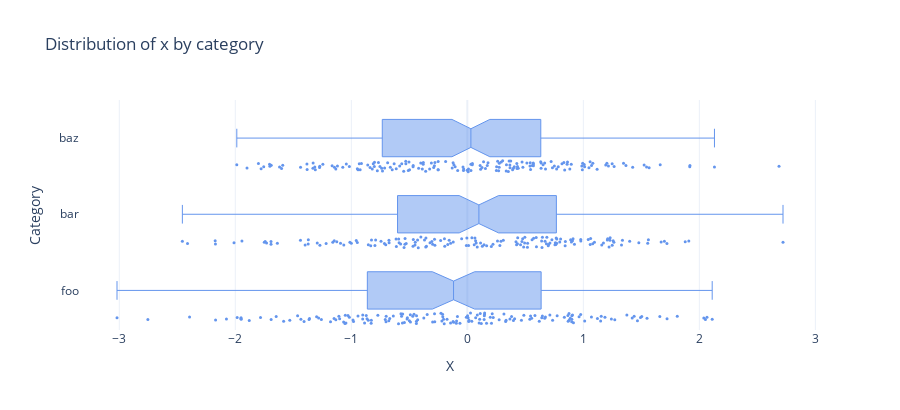

The notebook cell saved with this chart:
### Code cell
# Basic horizontal box plot

d_plot = d_plot
val_name = "x"
cat = "category"
cat_values = ["foo", "bar", "baz"]
if len(d_plot[d_plot[cat_name].isin(cat_values)]) > 2000:
    raise ValueError("Too many values to plot")

fig = go.Figure()
for i, category in enumerate(cat_values):
    fig.add_trace(
        go.Box(
            x=d_plot[d_plot[cat_name] == category][val_name],
            name=category,
            showlegend=True,
            boxpoints="all",
            line_width=1,
            marker=dict(color="cornflowerblue", size=3),
            notched=True,
        )
    )
fig.update_layout(
    template="plotly_white",
    width=900,
    height=50 + len(fig.data) * 120,
    title=f"Distribution of {val_name} by {cat_name}",
    showlegend=False,
)
fig.update_xaxes(title=val_name.capitalize(), range=None, dtick=None)
fig.update_yaxes(title=cat_name.capitalize())
fig.show()

### Figure 1 — Plotly figure (JSON) as saved in the notebook; plotly's stock layout.template omitted (floating-point values rounded to 4 significant figures; data arrays with more than 128 entries replaced by an {"elided": "..."} marker saying what was removed)
{"data": [{"boxpoints": "all", "line": {"width": 1}, "marker": {"color": "cornflowerblue", "size": 3}, "name": "foo", "notched": true, "showlegend": true, "type": "box", "x": {"elided": "167 float values"}}, {"boxpoints": "all", "line": {"width": 1}, "marker": {"color": "cornflowerblue", "size": 3}, "name": "bar", "notched": true, "showlegend": true, "type": "box", "x": {"elided": "160 float values"}}, {"boxpoints": "all", "line": {"width": 1}, "marker": {"color": "cornflowerblue", "size": 3}, "name": "baz", "notched": true, "showlegend": true, "type": "box", "x": {"elided": "173 float values"}}], "layout": {"height": 410, "showlegend": false, "title": {"text": "Distribution of x by category"}, "width": 900, "xaxis": {"title": {"text": "X"}}, "yaxis": {"title": {"text": "Category"}}}}
